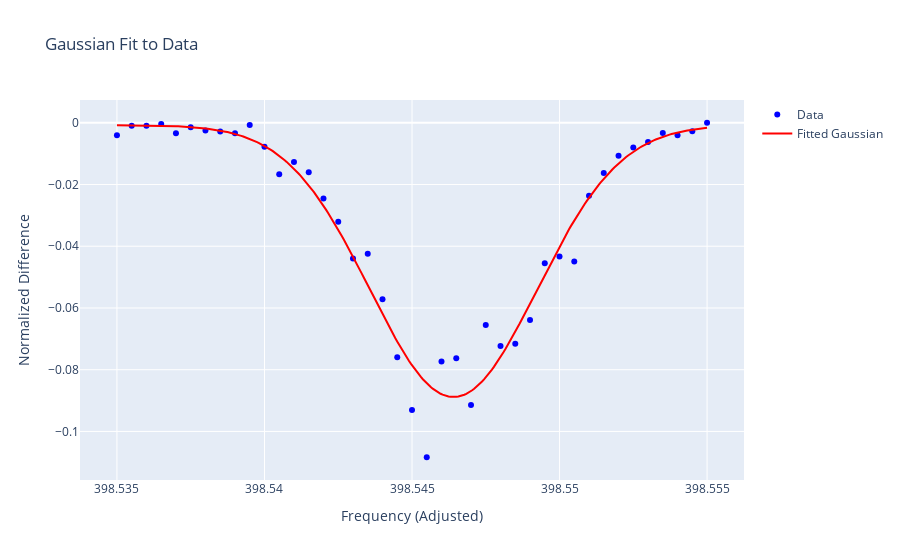

The code cell stored with this chart in its notebook:
### Code cell
x_smooth = np.linspace(min(freq_actual * 24), max(freq_actual * 24), 300)
y_fitted = model_gaussian(x_smooth, *params)
fig = go.Figure()

# Add original data points
fig.add_trace(go.Scatter(
    x=freq_actual * 24,
    y=(on - off) / off - np.max((on - off) / off),
    mode='markers',
    name='Data',
    marker=dict(size=6, color='blue')
))

# Add fitted curve
fig.add_trace(go.Scatter(
    x=x_smooth,
    y=y_fitted,
    mode='lines',
    name='Fitted Gaussian',
    line=dict(color='red', width=2)
))

# Customize layout
fig.update_layout(
    title="Gaussian Fit to Data",
    xaxis_title="Frequency (Adjusted)",
    yaxis_title="Normalized Difference",
    # template="plotly_dark"
)

# Show the plot
fig.show()

### Figure 1 — Plotly figure (JSON) as saved in the notebook; plotly's stock layout.template omitted (floating-point values rounded to 4 significant figures; data arrays with more than 128 entries replaced by an {"elided": "..."} marker saying what was removed)
{"data": [{"marker": {"color": "blue", "size": 6}, "mode": "markers", "name": "Data", "type": "scatter", "x": [398.5, 398.5, 398.5, 398.5, 398.5, 398.5, 398.5, 398.5, 398.5, 398.5, 398.5, 398.5, 398.5, 398.5, 398.5, 398.5, 398.5, 398.5, 398.5, 398.5, 398.5, 398.5, 398.5, 398.5, 398.5, 398.5, 398.5, 398.5, 398.5, 398.5, 398.5, 398.6, 398.6, 398.6, 398.6, 398.6, 398.6, 398.6, 398.6, 398.6, 398.6], "y": [-0.00401, -0.0009453, -0.0009788, -0.0004042, -0.003434, -0.00145, -0.002542, -0.002853, -0.003381, -0.0007162, -0.007783, -0.01671, -0.01273, -0.01607, -0.02452, -0.03208, -0.04401, -0.04247, -0.05718, -0.07599, -0.09307, -0.1084, -0.07731, -0.07626, -0.09146, -0.06553, -0.07231, -0.07158, -0.06386, -0.04548, -0.04329, -0.04494, -0.02368, -0.01632, -0.01068, -0.008049, -0.006201, -0.003295, -0.004084, -0.002722, 0]}, {"line": {"color": "red", "width": 2}, "mode": "lines", "name": "Fitted Gaussian", "type": "scatter", "x": {"elided": "300 float values"}, "y": {"elided": "300 float values"}}], "layout": {"title": {"text": "Gaussian Fit to Data"}, "xaxis": {"title": {"text": "Frequency (Adjusted)"}}, "yaxis": {"title": {"text": "Normalized Difference"}}}}
